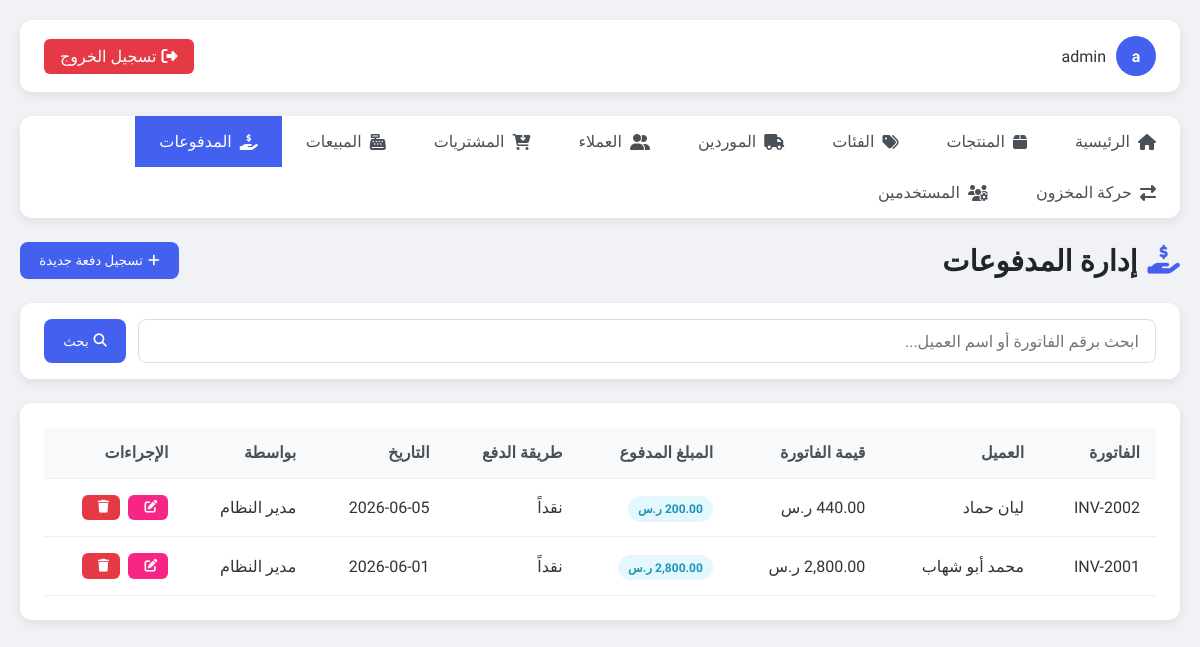
The app's page /payments.php (signed in) with its own data.
### tables this page shows
CREATE TABLE IF NOT EXISTS payments (
    id INT AUTO_INCREMENT PRIMARY KEY,
    sale_id INT NOT NULL,
    user_id INT NULL,
    amount DECIMAL(10, 2) NOT NULL,
    payment_method ENUM('cash', 'card', 'bank_transfer', 'other') NOT NULL DEFAULT 'cash',
    payment_date DATE NOT NULL,
    notes VARCHAR(255),
    created_at TIMESTAMP DEFAULT CURRENT_TIMESTAMP,
    CONSTRAINT fk_payments_sale FOREIGN KEY (sale_id) REFERENCES sales(id) ON DELETE CASCADE,
    CONSTRAINT fk_payments_user FOREIGN KEY (user_id) REFERENCES users(id) ON DELETE SET NULL
);

CREATE TABLE IF NOT EXISTS sales (
    id INT AUTO_INCREMENT PRIMARY KEY,
    product_id INT NOT NULL,
    customer_id INT NULL,
    user_id INT NULL,
    invoice_no VARCHAR(100),
    quantity INT NOT NULL,
    unit_price DECIMAL(10, 2) NOT NULL,
    total_price DECIMAL(10, 2) NOT NULL,
    payment_status ENUM('paid', 'partial', 'unpaid') NOT NULL DEFAULT 'paid',
    sale_date DATE NOT NULL,
    notes VARCHAR(255),
    created_at TIMESTAMP DEFAULT CURRENT_TIMESTAMP,
    CONSTRAINT fk_sales_product FOREIGN KEY (product_id) REFERENCES products(id) ON DELETE CASCADE,
    CONSTRAINT fk_sales_customer FOREIGN KEY (customer_id) REFERENCES customers(id) ON DELETE SET NULL,
    CONSTRAINT fk_sales_user FOREIGN KEY (user_id) REFERENCES users(id) ON DELETE SET NULL
);

CREATE TABLE IF NOT EXISTS customers (
    id INT AUTO_INCREMENT PRIMARY KEY,
    name VARCHAR(150) NOT NULL,
    phone VARCHAR(30),
    email VARCHAR(150),
    address VARCHAR(255),
    notes VARCHAR(255),
    created_at TIMESTAMP DEFAULT CURRENT_TIMESTAMP
);

CREATE TABLE IF NOT EXISTS users (
    id INT AUTO_INCREMENT PRIMARY KEY,
    username VARCHAR(100) NOT NULL UNIQUE,
    password VARCHAR(255) NOT NULL,
    full_name VARCHAR(150) NOT NULL,
    email VARCHAR(150),
    role ENUM('admin', 'merchant') NOT NULL DEFAULT 'merchant',
    is_active TINYINT(1) NOT NULL DEFAULT 1,
    created_at TIMESTAMP DEFAULT CURRENT_TIMESTAMP,
    updated_at TIMESTAMP DEFAULT CURRENT_TIMESTAMP ON UPDATE CURRENT_TIMESTAMP
);

### payments.php (the view, shortened to what this page needs)
<?php
include "config.php";
$q = isset($_GET['q']) ? trim($_GET['q']) : '';
$where = '';
$per_page = 10;
$page = isset($_GET['page']) ? max(1, (int)$_GET['page']) : 1;
$offset = ($page - 1) * $per_page;
$sql = "SELECT pa.*, sa.invoice_no, sa.total_price, c.name AS customer_name, u.full_name AS user_name
        FROM payments pa
        LEFT JOIN sales sa ON pa.sale_id = sa.id
        LEFT JOIN customers c ON sa.customer_id = c.id
        LEFT JOIN users u ON pa.user_id = u.id
        $where
        ORDER BY pa.payment_date DESC, pa.id DESC
        LIMIT $per_page OFFSET $offset";
$result = mysqli_query($conn, $sql);
$payments = mysqli_fetch_all($result, MYSQLI_ASSOC);
?>
<!DOCTYPE html>
<html lang="ar" dir="rtl">
<head>
    <link rel="stylesheet" href="https://cdnjs.cloudflare.com/ajax/libs/font-awesome/6.4.0/css/all.min.css">
</head>
<body>
    <div class="container">
        <div class="topbar">
            <div class="user-info">
                <div class="avatar"><?php echo substr($_SESSION["username"], 0, 1); ?></div>
                <span><?php echo $_SESSION["username"]; ?></span>
            </div>
            <a href="logout.php" class="logout-btn"><i class="fas fa-sign-out-alt"></i> تسجيل الخروج</a>
        </div>
        <div class="nav">
            <a href="index.php"><i class="fas fa-home"></i> الرئيسية</a>
            <a href="products.php"><i class="fas fa-box"></i> المنتجات</a>
            <a href="categories.php"><i class="fas fa-tags"></i> الفئات</a>
            <a href="suppliers.php"><i class="fas fa-truck"></i> الموردين</a>
            <a href="customers.php"><i class="fas fa-user-friends"></i> العملاء</a>
            <a href="purchases.php"><i class="fas fa-cart-arrow-down"></i> المشتريات</a>
            <a href="sales.php"><i class="fas fa-cash-register"></i> المبيعات</a>
            <a href="payments.php" class="active"><i class="fas fa-hand-holding-usd"></i> المدفوعات</a>
            <a href="stock_movements.php"><i class="fas fa-exchange-alt"></i> حركة المخزون</a>
            <?php if($_SESSION['role'] === 'admin'): ?>
            <a href="users.php"><i class="fas fa-users-cog"></i> المستخدمين</a>
            <?php endif; ?>
        </div>
        <div class="page-header">
            <h1 class="page-title"><i class="fas fa-hand-holding-usd"></i> إدارة المدفوعات</h1>
            <button onclick="showAddForm()" class="btn btn-primary"><i class="fas fa-plus"></i> تسجيل دفعة جديدة</button>
        </div>
        <form method="get" class="search-bar">
            <input type="text" name="q" placeholder="ابحث برقم الفاتورة أو اسم العميل..." value="<?php echo htmlspecialchars($q); ?>">
            <button type="submit" class="btn btn-primary"><i class="fas fa-search"></i> بحث</button>
        </form>
        <div class="table-container">
            <table>
                <thead>
                    <tr>
                        <th>الفاتورة</th>
                        <th>العميل</th>
                        <th>قيمة الفاتورة</th>
                        <th>المبلغ المدفوع</th>
                        <th>طريقة الدفع</th>
                        <th>التاريخ</th>
                        <th>بواسطة</th>
                        <th>الإجراءات</th>
                    </tr>
                </thead>
                <tbody>
                    <?php
                    $method_labels = ['cash' => 'نقداً', 'card' => 'بطاقة', 'bank_transfer' => 'تحويل بنكي', 'other' => 'أخرى'];
                    ?>
                    <?php if(count($payments) > 0): ?>
                        <?php foreach($payments as $payment): ?>
                            <tr>
                                <td><?php echo $payment['invoice_no'] ? htmlspecialchars($payment['invoice_no']) : ('#' . $payment['sale_id']); ?></td>
                                <td><?php echo $payment['customer_name'] ? htmlspecialchars($payment['customer_name']) : 'عميل نقدي'; ?></td>
                                <td><?php echo $payment['total_price'] !== null ? number_format($payment['total_price'], 2) . ' ر.س' : '—'; ?></td>
                                <td><span class="badge badge-success"><?php echo number_format($payment['amount'], 2); ?> ر.س</span></td>
                                <td><?php echo $method_labels[$payment['payment_method']] ?? $payment['payment_method']; ?></td>
                                <td><?php echo $payment['payment_date']; ?></td>
                                <td><?php echo $payment['user_name'] ? htmlspecialchars($payment['user_name']) : '—'; ?></td>
                                <td>
                                    <div class="action-buttons">
                                        <a href="edit_payment.php?id=<?php echo $payment['id']; ?>" class="btn btn-warning btn-sm"><i class="fas fa-edit"></i></a>
                                        <a href="payments.php?delete_id=<?php echo $payment['id']; ?>" class="btn btn-danger btn-sm" onclick="return confirm('هل أنت متأكد من حذف هذه الدفعة؟')"><i class="fas fa-trash"></i></a>
                                    </div>
                                </td>
                            </tr>
                        <?php endforeach; ?>
                    <?php else: ?>
                        <tr>
                            <td colspan="8" style="text-align: center;">لا توجد مدفوعات مطابقة</td>
                        </tr>
                    <?php endif; ?>
                </tbody>
            </table>
        </div>
    </div>
</body>
</html>

### payments.php (style rules this page uses)
:root { --primary: #4361ee; --secondary: #3f37c9; --success: #4cc9f0; --info: #4895ef; --warning: #f72585; --danger: #e63946; --light: #f8f9fa; --dark: #212529; --background: #f0f2f5; --card-shadow: 0 4px 12px rgba(0, 0, 0, 0.08); }
* { margin: 0; padding: 0; box-sizing: border-box; font-family: 'Tajawal', sans-serif; }
body { background-color: var(--background); color: #333; min-height: 100vh; }
.container { max-width: 1200px; margin: 0 auto; padding: 20px; }
.topbar { background-color: white; border-radius: 12px; padding: 1rem 1.5rem; margin-bottom: 1.5rem; display: flex; justify-content: space-between; align-items: center; box-shadow: var(--card-shadow); }
.user-info { display: flex; align-items: center; }
.user-info .avatar { width: 40px; height: 40px; background-color: var(--primary); border-radius: 50%; display: flex; align-items: center; justify-content: center; color: white; margin-left: 10px; font-weight: bold; }
.logout-btn { background-color: var(--danger); color: white; padding: 0.5rem 1rem; border-radius: 6px; text-decoration: none; display: flex; align-items: center; transition: all 0.3s; }
.logout-btn i { margin-left: 5px; }
.nav { display: flex; flex-wrap: wrap; background: white; border-radius: 12px; margin-bottom: 1.5rem; box-shadow: var(--card-shadow); }
.nav a { padding: 1rem 1.5rem; text-decoration: none; color: #495057; font-weight: 500; transition: all 0.3s; display: flex; align-items: center; }
.nav a:hover, .nav a.active { background-color: var(--primary); color: white; }
.nav a i { margin-left: 8px; }
.page-header { display: flex; justify-content: space-between; align-items: center; margin-bottom: 1.5rem; flex-wrap: wrap; gap: 1rem; }
.page-title { font-size: 1.8rem; color: var(--dark); display: flex; align-items: center; }
.page-title i { margin-left: 10px; color: var(--primary); }
.btn { padding: 0.7rem 1.2rem; border-radius: 8px; text-decoration: none; display: inline-flex; align-items: center; transition: all 0.3s; font-weight: 500; border: none; cursor: pointer; }
.btn-primary { background-color: var(--primary); color: white; }
.btn i { margin-left: 5px; }
.search-bar { background-color: white; border-radius: 12px; padding: 1rem 1.5rem; margin-bottom: 1.5rem; box-shadow: var(--card-shadow); display: flex; gap: 0.75rem; }
.search-bar input { flex: 1; padding: 0.7rem 1rem; border: 1px solid #ddd; border-radius: 8px; font-size: 1rem; }
.table-container { background-color: white; border-radius: 12px; padding: 1.5rem; box-shadow: var(--card-shadow); margin-bottom: 1.5rem; overflow-x: auto; }
table { width: 100%; border-collapse: collapse; }
th, td { padding: 1rem; text-align: right; border-bottom: 1px solid #eee; }
th { font-weight: 600; color: #495057; background-color: #f8f9fa; }
.badge { padding: 0.35rem 0.65rem; border-radius: 50rem; font-size: 0.75rem; font-weight: 700; }
.badge-success { background-color: rgba(76, 201, 240, 0.15); color: #1997b8; }
.action-buttons { display: flex; gap: 0.5rem; }
.btn-sm { padding: 0.4rem 0.7rem; font-size: 0.8rem; border-radius: 6px; }
.btn-warning { background-color: var(--warning); color: white; }
.btn-danger { background-color: var(--danger); color: white; }

### records on screen
payments: sale.invoice_no "INV-2002", customers.name "ليان حماد", sale.total_price "440.00", amount "200.00", payment_method "نقداً", payment_date "2026-06-05", user.full_name "مدير النظام"
payments: sale.invoice_no "INV-2001", customers.name "محمد أبو شهاب", sale.total_price "2,800.00", amount "2,800.00", payment_method "نقداً", payment_date "2026-06-01", user.full_name "مدير النظام"

### other values on screen
substr($_SESSION["username"], 0, 1) "a"
$_SESSION["username"] "admin"
